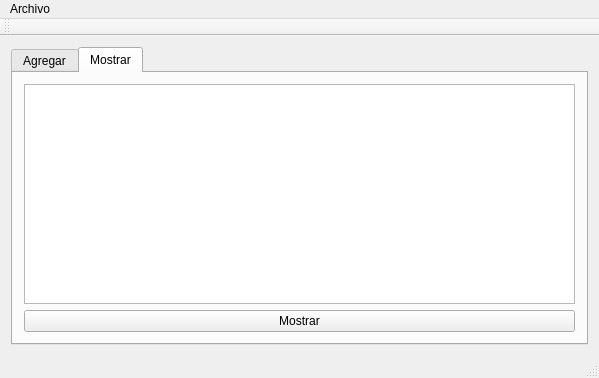
<?xml version="1.0" encoding="UTF-8"?>
<ui version="4.0">
 <class>MainWindow</class>
 <widget class="QMainWindow" name="MainWindow">
  <property name="geometry">
   <rect>
    <x>0</x>
    <y>0</y>
    <width>599</width>
    <height>378</height>
   </rect>
  </property>
  <property name="windowTitle">
   <string>MainWindow</string>
  </property>
  <widget class="QWidget" name="centralWidget">
   <layout class="QGridLayout" name="gridLayout">
    <item row="0" column="0">
     <widget class="QTabWidget" name="tabWidget">
      <property name="currentIndex">
       <number>1</number>
      </property>
      <widget class="QWidget" name="tab">
       <attribute name="title">
        <string>Agregar</string>
       </attribute>
       <layout class="QGridLayout" name="gridLayout_2">
        <item row="0" column="1">
         <widget class="QLineEdit" name="lineEdit"/>
        </item>
        <item row="2" column="0">
         <widget class="QLabel" name="label_3">
          <property name="text">
           <string>Km:</string>
          </property>
         </widget>
        </item>
        <item row="3" column="0">
         <widget class="QLabel" name="label_4">
          <property name="text">
           <string>Marca:</string>
          </property>
         </widget>
        </item>
        <item row="0" column="0">
         <widget class="QLabel" name="label">
          <property name="text">
           <string>Placas:</string>
          </property>
         </widget>
        </item>
        <item row="1" column="0">
         <widget class="QLabel" name="label_2">
          <property name="text">
           <string>Modelo:</string>
          </property>
         </widget>
        </item>
        <item row="3" column="1">
         <widget class="QLineEdit" name="lineEdit_4"/>
        </item>
        <item row="4" column="0" colspan="2">
         <widget class="QPushButton" name="pushButton">
          <property name="text">
           <string>Agregar</string>
          </property>
         </widget>
        </item>
        <item row="1" column="1">
         <widget class="QSpinBox" name="spinBox">
          <property name="minimum">
           <number>1950</number>
          </property>
          <property name="maximum">
           <number>2020</number>
          </property>
          <property name="value">
           <number>2019</number>
          </property>
         </widget>
        </item>
        <item row="2" column="1">
         <widget class="QSpinBox" name="spinBox_2">
          <property name="maximum">
           <number>100000</number>
          </property>
         </widget>
        </item>
       </layout>
      </widget>
      <widget class="QWidget" name="tab_2">
       <attribute name="title">
        <string>Mostrar</string>
       </attribute>
       <layout class="QGridLayout" name="gridLayout_3">
        <item row="0" column="0">
         <widget class="QPlainTextEdit" name="plainTextEdit"/>
        </item>
        <item row="1" column="0">
         <widget class="QPushButton" name="pushButton_2">
          <property name="text">
           <string>Mostrar</string>
          </property>
         </widget>
        </item>
       </layout>
      </widget>
     </widget>
    </item>
   </layout>
  </widget>
  <widget class="QMenuBar" name="menuBar">
   <property name="geometry">
    <rect>
     <x>0</x>
     <y>0</y>
     <width>599</width>
     <height>22</height>
    </rect>
   </property>
   <widget class="QMenu" name="menuFile">
    <property name="title">
     <string>Archivo</string>
    </property>
    <addaction name="actionAbrir"/>
    <addaction name="actionGuardar"/>
   </widget>
   <addaction name="menuFile"/>
  </widget>
  <widget class="QToolBar" name="mainToolBar">
   <attribute name="toolBarArea">
    <enum>TopToolBarArea</enum>
   </attribute>
   <attribute name="toolBarBreak">
    <bool>false</bool>
   </attribute>
  </widget>
  <widget class="QStatusBar" name="statusBar"/>
  <action name="actionAbrir">
   <property name="text">
    <string>Abrir</string>
   </property>
   <property name="shortcut">
    <string>Ctrl+O</string>
   </property>
  </action>
  <action name="actionGuardar">
   <property name="text">
    <string>Guardar</string>
   </property>
   <property name="shortcut">
    <string>Ctrl+S</string>
   </property>
  </action>
 </widget>
 <layoutdefault spacing="6" margin="11"/>
 <tabstops>
  <tabstop>tabWidget</tabstop>
  <tabstop>lineEdit</tabstop>
  <tabstop>spinBox</tabstop>
  <tabstop>spinBox_2</tabstop>
  <tabstop>lineEdit_4</tabstop>
  <tabstop>pushButton</tabstop>
  <tabstop>pushButton_2</tabstop>
  <tabstop>plainTextEdit</tabstop>
 </tabstops>
 <resources/>
 <connections/>
</ui>
